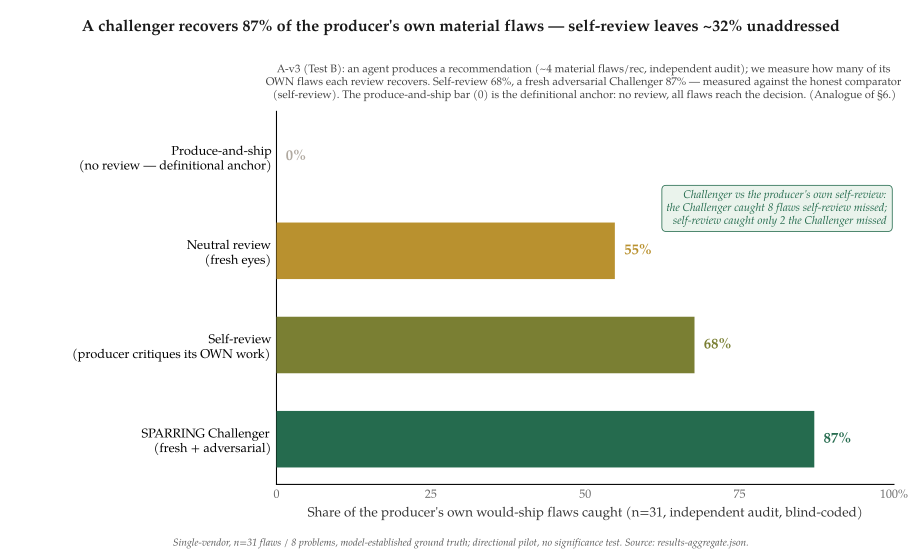

Generate this figure with Python:
#!/usr/bin/env python3
"""A-v3 (Test B): catch-rate of a producer's OWN would-ship flaws, by condition.
Reads ../results-aggregate.json. Reproducible SVG (fixed hashsalt, no date)."""
import json, os
import matplotlib
matplotlib.use("Agg")
matplotlib.rcParams["svg.hashsalt"] = "catchrate-v3"
import matplotlib.pyplot as plt

HERE = os.path.dirname(os.path.abspath(__file__))
res = json.load(open(os.path.join(HERE, "..", "results-aggregate.json")))
cr = res["catch_rate"]; n = res["n_flaws"]
plt.rcParams["font.family"] = "serif"; plt.rcParams["font.serif"] = ["TeX Gyre Pagella", "DejaVu Serif"]
plt.rcParams["svg.fonttype"] = "none"

# order low -> high
conds = [("Produce-and-ship\n(no review — definitional anchor)", 0.0, "#b0a9a0"),
         ("Neutral review\n(fresh eyes)", cr["NEUTRAL"], "#b9912f"),
         ("Self-review\n(producer critiques its OWN work)", cr["SELF"], "#7a7f33"),
         ("SPARRING Challenger\n(fresh + adversarial)", cr["CHAL"], "#256b4e")]
labels = [c[0] for c in conds]; vals = [c[1] for c in conds]; cols = [c[2] for c in conds]

fig, ax = plt.subplots(figsize=(9.6, 5.8))
y = list(range(len(conds)))
ax.barh(y, vals, color=cols, height=0.6, zorder=3)
for i, v in enumerate(vals):
    ax.text(v + 1.5, i, f"{v:.0f}%", va="center", ha="left", fontsize=11, fontweight="bold", color=cols[i])
ax.set_yticks(y); ax.set_yticklabels(labels, fontsize=9.5)
ax.set_xlim(0, 100); ax.set_xticks([0, 25, 50, 75, 100])
ax.set_xticklabels(["0", "25", "50", "75", "100%"], fontsize=9, color="#666")
ax.set_xlabel(f"Share of the producer's own would-ship flaws caught (n={n}, independent audit, blind-coded)", fontsize=10, color="#333")
for s in ("top", "right"): ax.spines[s].set_visible(False)
ax.invert_yaxis(); ax.tick_params(length=0)
sv = res["self_vs_chal"]
ax.text(99, 0.55, f"Challenger vs the producer's own self-review:\nthe Challenger caught {sv['chal_only']} flaws self-review missed;\nself-review caught only {sv['self_only']} the Challenger missed",
        ha="right", va="center", fontsize=8.4, fontstyle="italic", color="#256b4e",
        bbox=dict(boxstyle="round,pad=0.4", fc="#eaf3ec", ec="#256b4e", lw=0.6))
fig.suptitle("A challenger recovers 87% of the producer's own material flaws — self-review leaves ~32% unaddressed",
             x=0.5, y=0.965, fontsize=12, fontweight="bold", color="#1a1a1a")
ax.set_title("A-v3 (Test B): an agent produces a recommendation (~4 material flaws/rec, independent audit); we measure how many of its\n"
             "OWN flaws each review recovers. Self-review 68%, a fresh adversarial Challenger 87% — measured against the honest comparator\n"
             "(self-review). The produce-and-ship bar (0) is the definitional anchor: no review, all flaws reach the decision. (Analogue of §6.)",
             fontsize=8.3, color="#444", pad=10)
fig.text(0.5, 0.02, "Single-vendor, n=31 flaws / 8 problems, model-established ground truth; directional pilot, no significance test. "
         "Source: results-aggregate.json.", ha="center", fontsize=7.6, fontstyle="italic", color="#555")
plt.subplots_adjust(left=0.30, right=0.97, top=0.80, bottom=0.13)
fig.savefig(os.path.join(HERE, "catch-rate-v3.svg"), format="svg", metadata={"Date": None})
print("wrote catch-rate-v3.svg")
